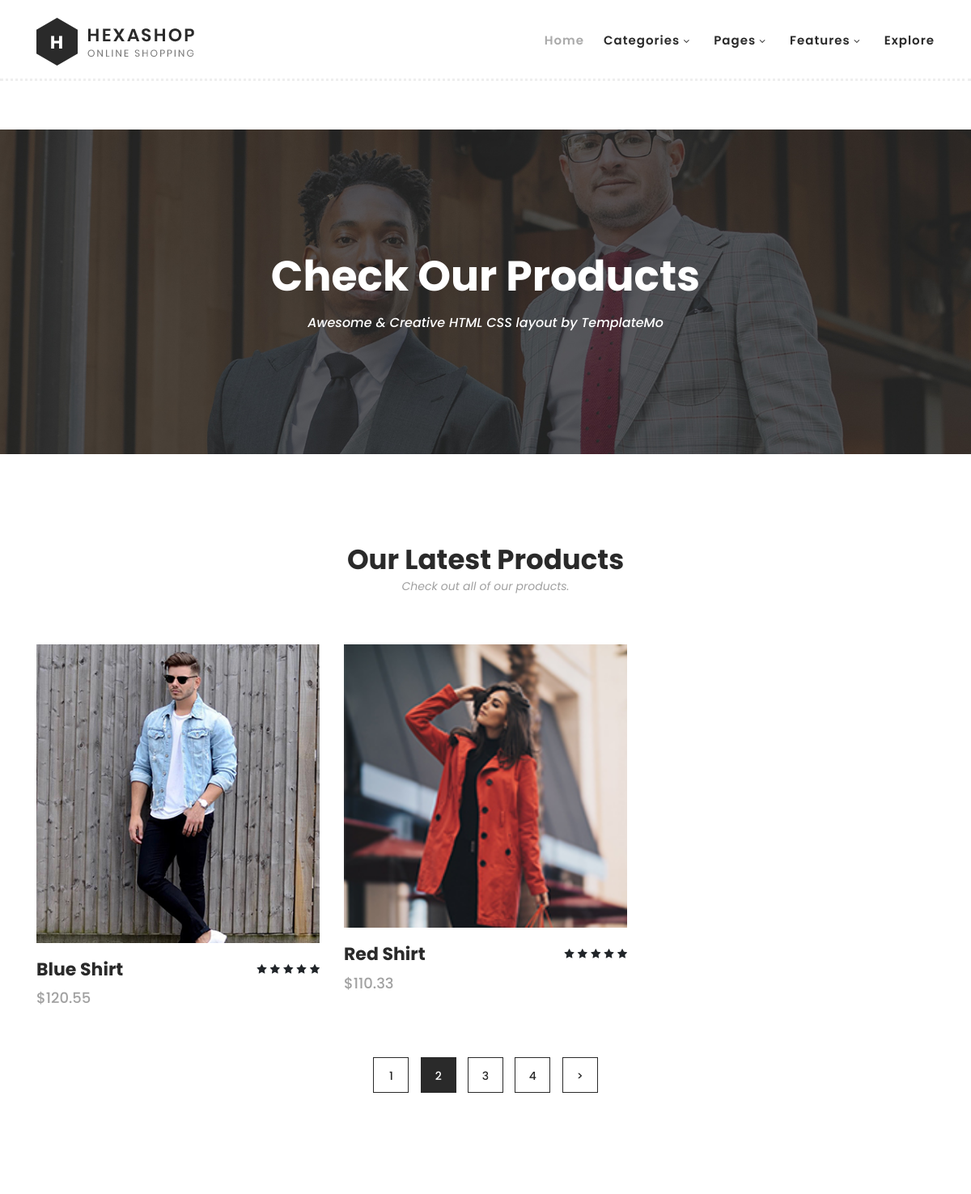
Page /all_products/ (upper part) on the earlier database version.
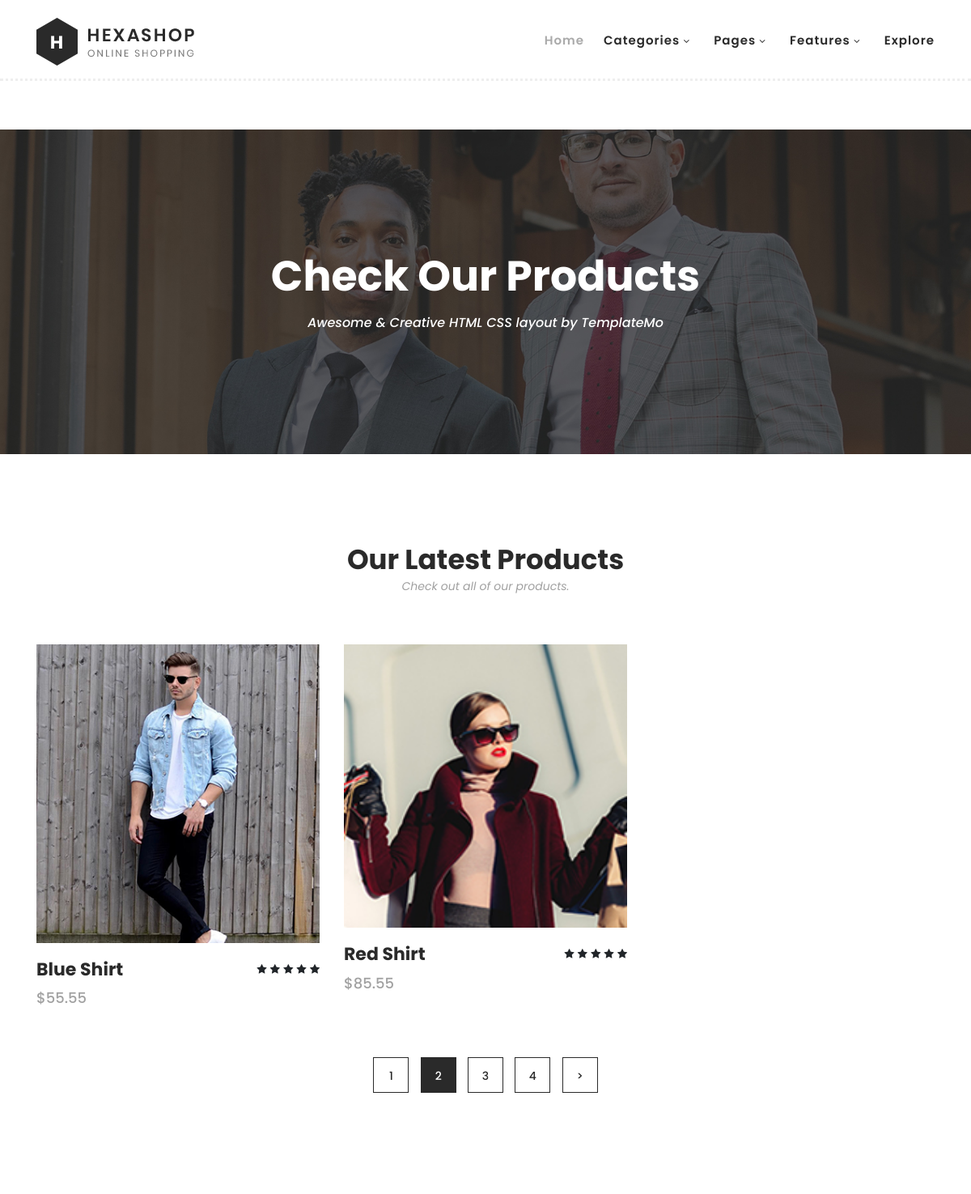
Same page on the later database version.
### products/models.py (models this page shows, shortened)
class Product(models.Model):
    title = models.CharField(max_length=100)
    slug = models.SlugField(unique=True)
    description = models.TextField()
    price = models.DecimalField(max_digits=6, decimal_places=2)
    image1 = models.ImageField(upload_to='products/')
    image2 = models.ImageField(upload_to='products/')
    category = models.ForeignKey(Category, related_name='products', on_delete=models.CASCADE)

### products/views.py (the view)
# urls.py: path('all_products/', ProductListView.as_view(), name='products'),
class ProductListView(ListView):
    model = Product
    template_name = 'products/products.html'
    context_object_name = 'products'

### products/context_processors.py (called while the page is built)
def menu_categories(request):
    categories = Category.objects.all()
    return({'menu_categories' : categories})

### products/templates/products/products.html (shortened to what this page needs)
{% extends '_base.html' %}
{% block content %}
    <div class="page-heading" id="top">
        <div class="container">
            <div class="row">
                <div class="col-lg-12">
                    <div class="inner-content">
                        <h2>Check Our Products</h2>
                        <span>Awesome &amp; Creative HTML CSS layout by TemplateMo</span>
                    </div>
                </div>
            </div>
        </div>
    </div>
    <section class="section" id="products">
        <div class="container">
            <div class="row">
                <div class="col-lg-12">
                    <div class="section-heading">
                        <h2>Our Latest Products</h2>
                        <span>Check out all of our products.</span>
                    </div>
                </div>
            </div>
        </div>
        <div class="container">
            <div class="row">
                {% for product in products %}
                    <div class="col-lg-4">
                        <div class="item">
                            <div class="thumb">
                                <img src="{{ product.image1.url }}" alt="">
                            </div>
                            <div class="down-content">
                                <h4>{{ product.title }}</h4>
                                <span>${{ product.price }}</span>
                                <ul class="stars">
                                    <li><i class="fa fa-star"></i></li>
                                    <li><i class="fa fa-star"></i></li>
                                    <li><i class="fa fa-star"></i></li>
                                    <li><i class="fa fa-star"></i></li>
                                    <li><i class="fa fa-star"></i></li>
                                </ul>
                            </div>
                        </div>
                    </div>
                {% endfor %}
                <div class="col-lg-12">
                    <div class="pagination">
                        <ul>
                            <li>
                                <a href="#">1</a>
                            </li>
                            <li class="active">
                                <a href="#">2</a>
                            </li>
                            <li>
                                <a href="#">3</a>
                            </li>
                            <li>
                                <a href="#">4</a>
                            </li>
                            <li>
                                <a href="#">></a>
                            </li>
                        </ul>
                    </div>
                </div>
            </div>
        </div>
    </section>
{% endblock content %}

### templates/_base.html (shortened to what this page needs)
{% load static %}
<!DOCTYPE html>
<html lang="en">
  <head>
    <link rel="stylesheet" type="text/css" href="{% static 'css/bootstrap.min.css' %}">
    <link rel="stylesheet" type="text/css" href="{% static 'css/font-awesome.css' %}">
    <link rel="stylesheet" href="{% static 'css/templatemo-hexashop.css' %}">
    <link rel="stylesheet" href="{% static 'css/owl-carousel.css' %}">
    <link rel="stylesheet" href="{% static 'css/lightbox.css' %}">
    </head>
    <body>
    <header class="header-area header-sticky">
        <div class="container">
            <div class="row">
                <div class="col-12">
                    <nav class="main-nav">
                        <a href="index.html" class="logo">
                            <img src="{% static 'images/logo.png' %}">
                        </a>
                        <ul class="nav">
                            <li class="scroll-to-section"><a href="{% url 'home' %}" class="active">Home</a></li>
                            <li class="submenu">
                                <a href="javascript:;">Categories</a>
                            </li>
                            <li class="submenu">
                                <a href="javascript:;">Pages</a>
                            </li>
                            <li class="submenu">
                                <a href="javascript:;">Features</a>
                            </li>
                            <li class="scroll-to-section"><a href="#explore">Explore</a></li>
                        </ul>
                    </nav>
                </div>
            </div>
        </div>
    </header>
    {% block content %}{% endblock content %}
    </body>
</html>

Differences in the rows shown:
changed Product "Blue Shirt": price "120.55" → "55.55"
changed Product "Red Shirt": image1: a different picture; price "110.33" → "85.55"
